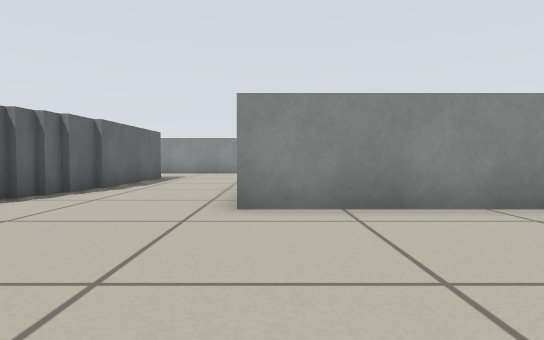
View 1 (above)

18 first-person views from a walk through a world built for the Player/Stage simulator. The camera is 0.36 m above the floor, tilts 2° down and sees 75° across. Floor lines are 1 m apart. The floor is counted in squares, 0.5 m on a side. Each view is taken from the middle of a square. On the plan, view 1 faces up. The plan holds only what a view shows up to about 11 squares ahead; the rest is blank. The place goes on beyond the plan. The robots in the file are not drawn.

View 2
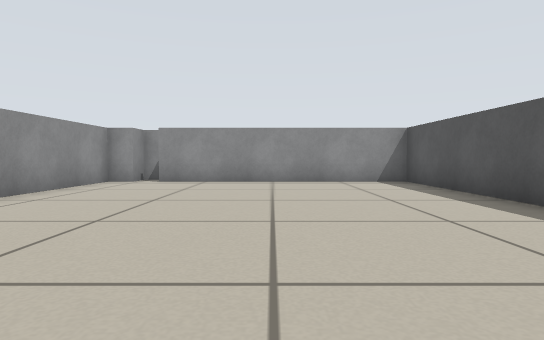

View 3
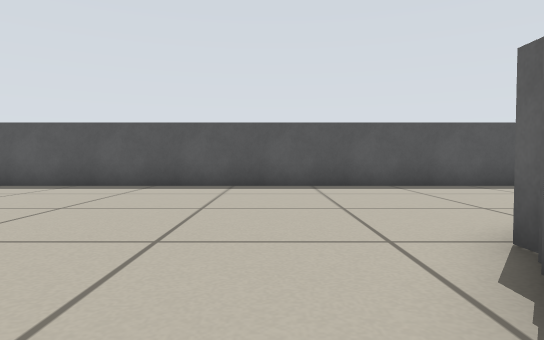

View 4
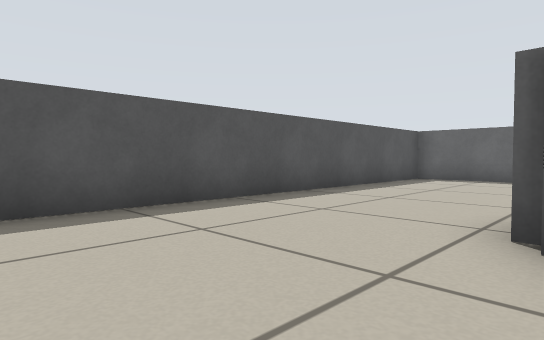

View 5
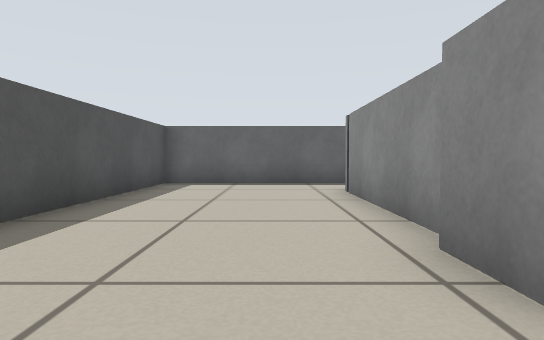

View 6
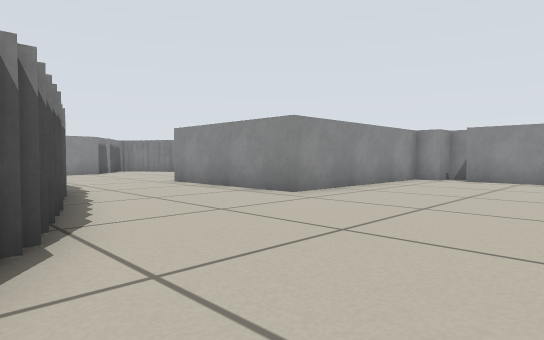

View 7
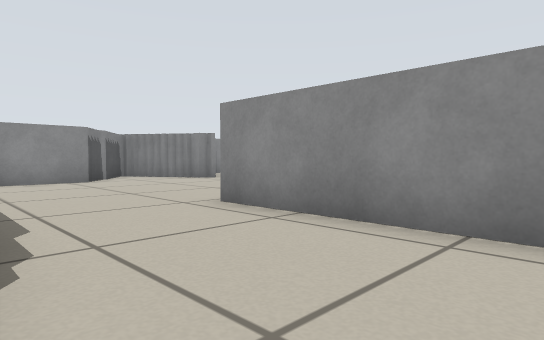

View 8
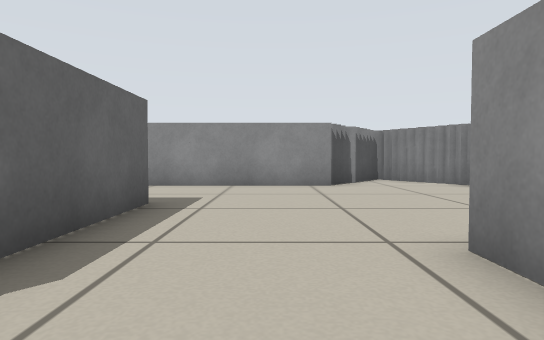

View 9
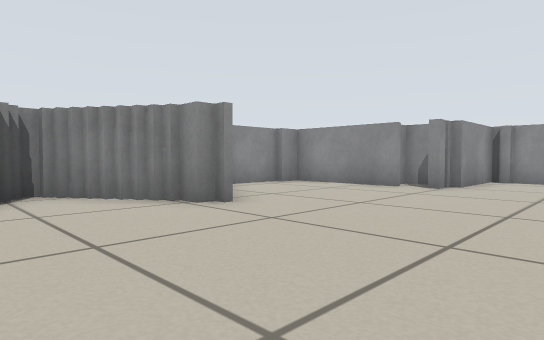

View 10
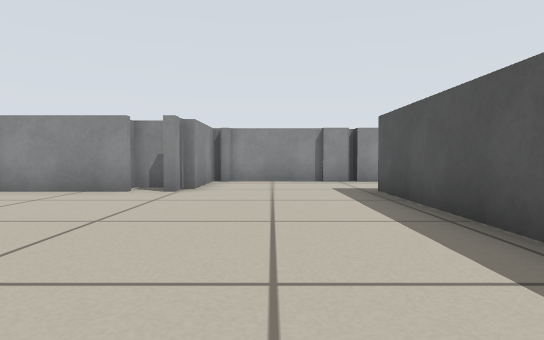

View 11
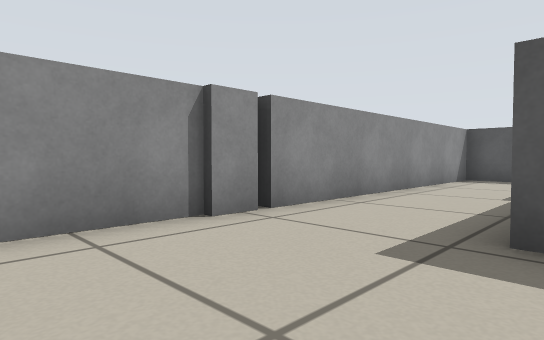

View 12
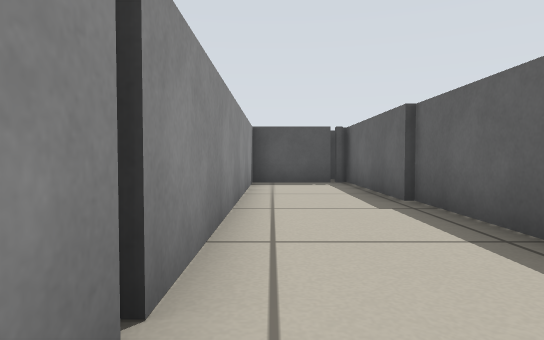

View 13
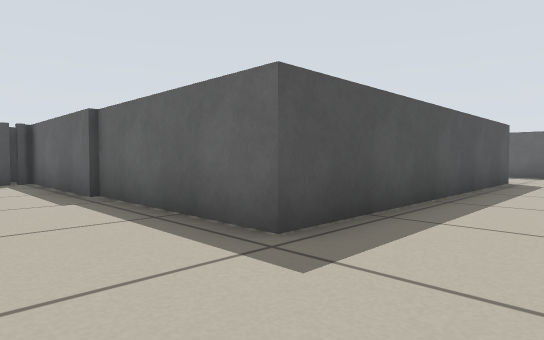

View 14
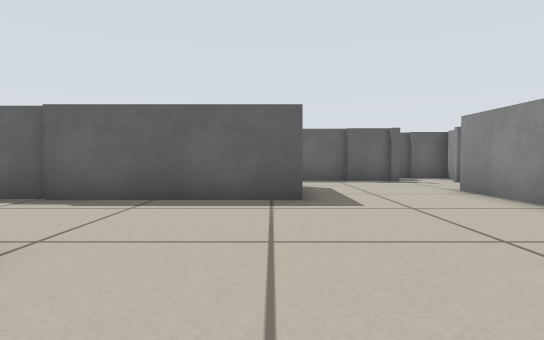

View 15
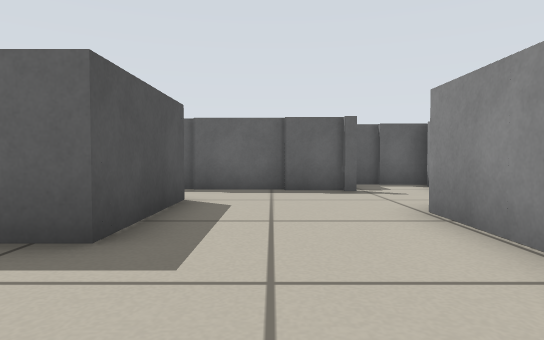

View 16
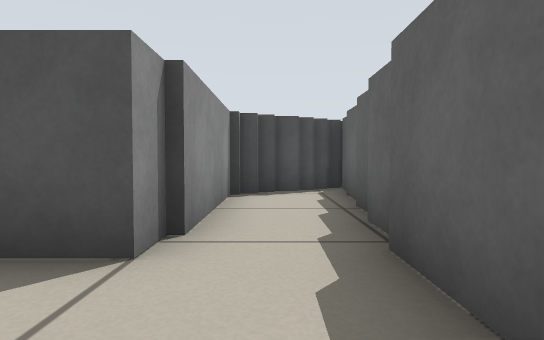

View 17
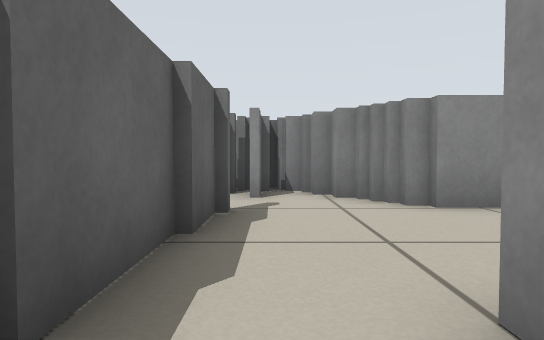

View 18
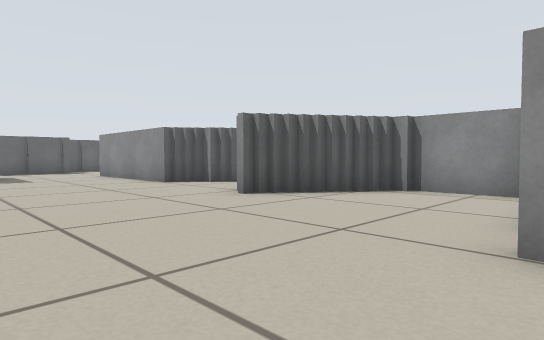

### Floor plan
Key: @ floor where view 1 was taken; # wall or solid block; . floor.
Columns run from 17 left of view 1 to 12 right of it. Each row starts with its distance up from view 1.
 19                       ####
 18                  ###  #..#
 17         ####     #.####..#
 16         #..#######..##...#
 15         #................##
 14         #................#####
 13         #.#  #...............#
 12         #.####...............#
 11         #.#  #...............#
 10         #.#  #...#########...#
  9         #.#  #...#       ##..#
  8         ###  #...#        #..#
  7             ##...#        #..#
  6             # ...#        #..#
  5             #....#######  #..#
  4             #..........#  #..#
  3            ##..........#  #..#
  2            #...........#  #..#
  1 #.########.............#  ####
  0 #................@.....#
 -1 #......................#
 -2 #......................#
 -3 #......................#
 -4 ########################

Positions as (right, up) in squares from view 1, and headings:
1: (0, 0), facing up
2: (-5, 0), facing right
3: (-4, 5), facing down
4: (-5, 1), facing down-left
5: (-7, -1), facing left
6: (-6, 0), facing up-right
7: (-4, 5), facing up-right
8: (-2, 7), facing up
9: (0, 11), facing up-right
10: (1, 12), facing right
11: (8, 13), facing down-right
12: (11, 11), facing down
13: (11, 12), facing down-left
14: (2, 12), facing left
15: (-1, 14), facing left
16: (-8, 15), facing down
17: (-8, 11), facing up
18: (9, 11), facing up-left
